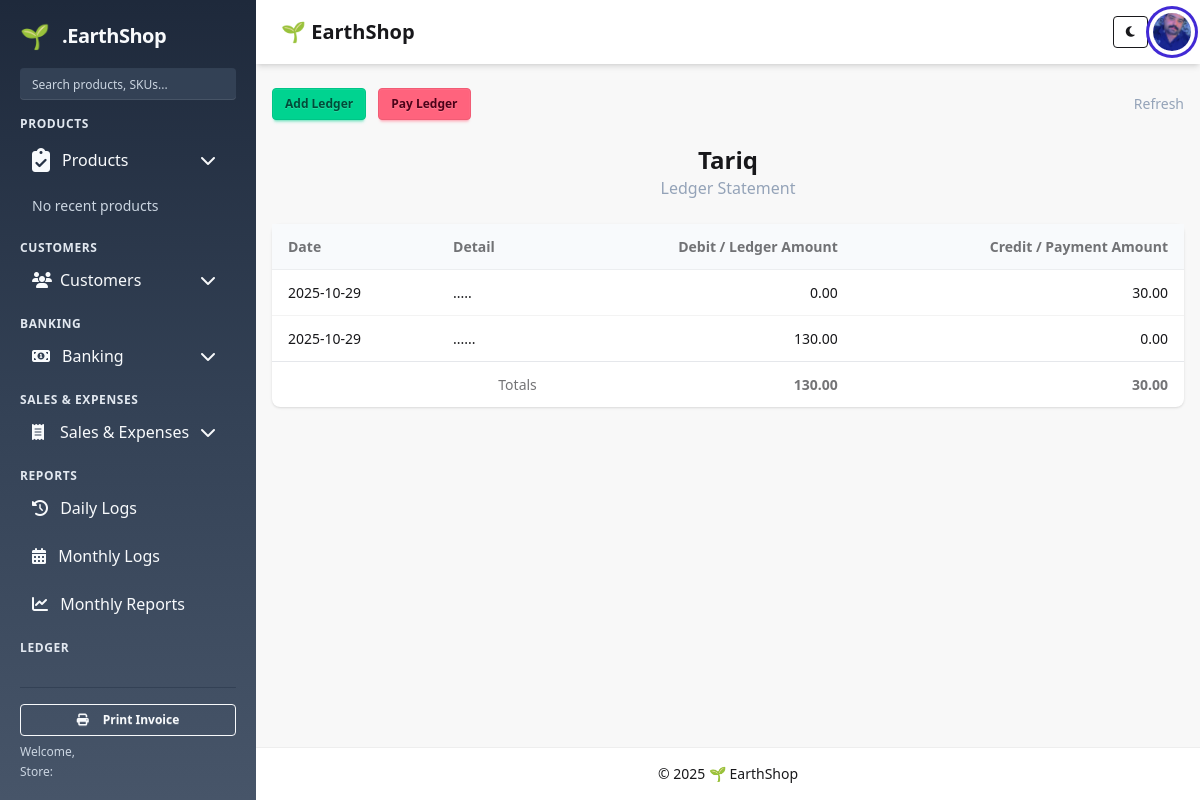
/customers/9/ledger/, run on the app's committed database.
### customers/models.py (models this page shows, shortened)
class Customer(models.Model):
    name = models.CharField(max_length=200)
    father_name = models.CharField(max_length=200, null=True, blank=True)
    cnic = models.CharField(max_length=200, null=True, blank=True)
    mobile = models.CharField(max_length=200, null=True, blank=True)
    resident = models.CharField(max_length=200, null=True, blank=True)
    address = models.CharField(max_length=200, null=True, blank=True)
    city = models.CharField(max_length=200, null=True, blank=True)
    date = models.DateField(default=timezone.now, null=True, blank=True)
    created_at = models.DateTimeField(auto_now_add=True, null=True, blank=True)

class Ledger(models.Model):
    customer = models.ForeignKey(Customer, on_delete=models.CASCADE, related_name="ledgers")
    date = models.DateField()
    detail = models.CharField(max_length=255)
    debit_amount = models.DecimalField(max_digits=10, decimal_places=2, default=0)
    credit_amount = models.DecimalField(max_digits=10, decimal_places=2, default=0)

### customers/views.py (the view)
# urls.py: path('<int:pk>/ledger/', views.customer_ledger, name='ledger'),
def customer_ledger(request, pk):
    customer = get_object_or_404(Customer, pk=pk)
    ledgers = Ledger.objects.filter(customer=customer).order_by('-date', '-id')
    total_debit = ledgers.aggregate_total('debit_amount') if hasattr(ledgers, 'aggregate_total') else sum((l.debit_amount or 0) for l in ledgers)
    total_credit = ledgers.aggregate_total('credit_amount') if hasattr(ledgers, 'aggregate_total') else sum((l.credit_amount or 0) for l in ledgers)
    return render(request, 'customers/ledger_list.html', {
        'customer': customer,
        'ledgers': ledgers,
        'total_debit': total_debit,
        'total_credit': total_credit,
    })

### templates/customers/ledger_list.html (shortened to what this page needs)
{% extends "base.html" %}
{% load static humanize %}
{% block content %}
<div class="max-w-6xl mx-auto space-y-6">
  <div class="flex items-center justify-between">
    <div class="flex items-center gap-3">
      <label for="modal-add-ledger" class="btn btn-success btn-sm">Add Ledger</label>
      <label for="modal-pay-ledger" class="btn btn-error btn-sm">Pay Ledger</label>
    </div>
    <div class="text-sm text-slate-400">
      <a href="{% url 'customers:ledger' customer.id %}" class="hover:underline">Refresh</a>
    </div>
  </div>
  <div class="text-center">
    <h1 class="text-2xl font-bold">{{ customer.name }}</h1>
    <div class="text-slate-400">Ledger Statement</div>
  </div>
  <div class="card bg-base-100 shadow">
    <div class="card-body p-0">
      <div class="overflow-x-auto">
        <table class="table w-full">
          <thead>
            <tr class="bg-slate-50">
              <th class="text-left">Date</th>
              <th class="text-left">Detail</th>
              <th class="text-right">Debit / Ledger Amount</th>
              <th class="text-right">Credit / Payment Amount</th>
            </tr>
          </thead>
          <tbody id="ledger-tbody">
            {% for row in ledgers %}
            <tr class="hover:bg-base-200">
              <td class="whitespace-nowrap">{{ row.date|date:"Y-m-d" }}</td>
              <td>{{ row.detail|default:"-" }}</td>
              <td class="text-right">{{ row.debit_amount|default:0|floatformat:2 }}</td>
              <td class="text-right">{{ row.credit_amount|default:0|floatformat:2 }}</td>
            </tr>
            {% empty %}
            <tr id="no-ledgers">
              <td colspan="4" class="text-center py-8 text-base-content/60">No ledger entries yet.</td>
            </tr>
            {% endfor %}
          </tbody>
          {% if ledgers %}
          <tfoot>
            <tr class="border-t">
              <td></td>
              <td class="font-medium text-right">Totals</td>
              <td class="text-right font-semibold" id="total-debit">{{ total_debit|floatformat:2 }}</td>
              <td class="text-right font-semibold" id="total-credit">{{ total_credit|floatformat:2 }}</td>
            </tr>
          </tfoot>
          {% endif %}
        </table>
      </div>
    </div>
  </div>
</div>
{% endblock %}

### data on the page
Customer: name "Tariq"
Ledger: date "2025-10-29", detail ".....", debit_amount "0.00", credit_amount "30.00"
Ledger: date "2025-10-29", detail "......", debit_amount "130.00", credit_amount "0.00"

### other printed values
{{ total_debit|floatformat:2 }} "130.00"
{{ total_credit|floatformat:2 }} "30.00"
{{ year|default:2025 }} "2025"
